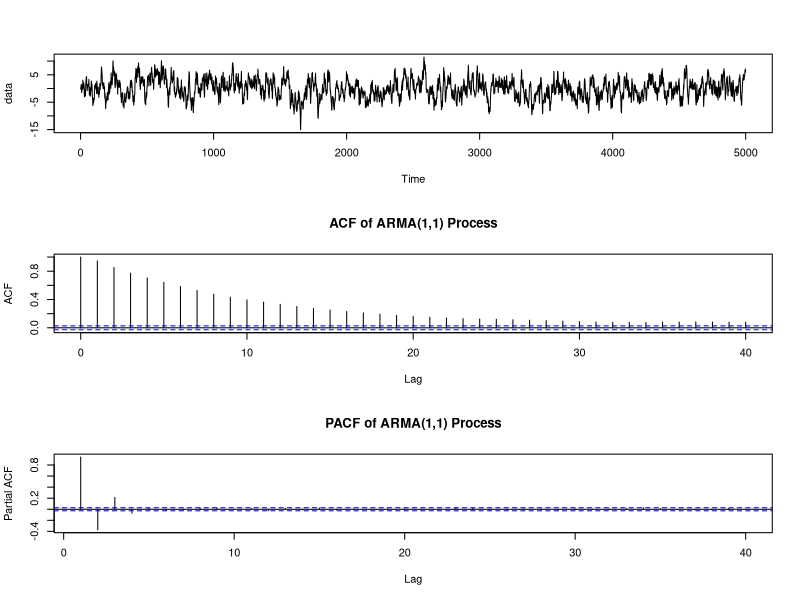
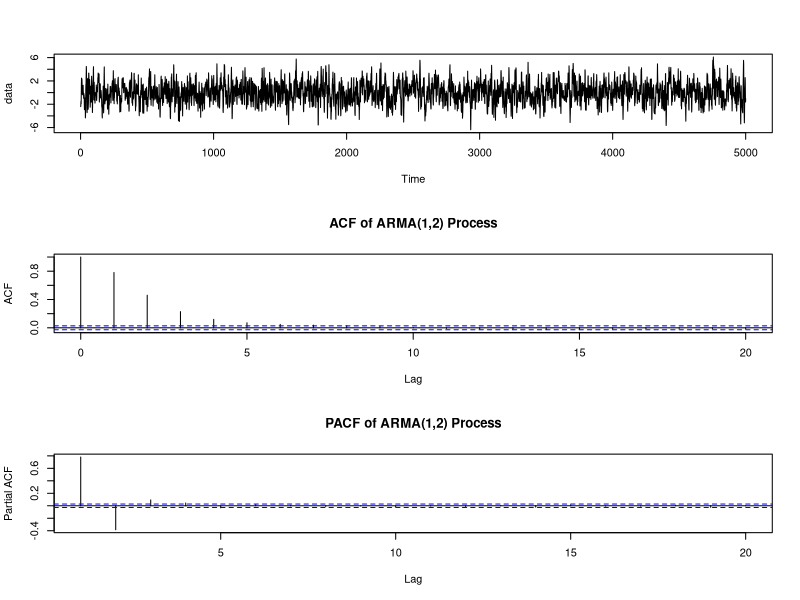

These figures' R source, in order:
rm(list=ls())
help(arima.sim)
data=arima.sim(n=5000, model=list(ar=0.9, ma=0.5), rand.gen=rnorm, sd=1)

par(mfrow=c(3,1))
plot(data, type="l")

acf(data, lag.max=40, main="ACF of ARMA(1,1) Process")
pacf(data, lag.max=40, main="PACF of ARMA(1,1) Process")

rm(list=ls())
data=arima.sim(n=5000, model=list(ar=0.5, ma=c(0.6,0.2)), rand.gen=rnorm, sd=1)

par(mfrow=c(3,1))
plot(data, type="l")

acf(data, lag.max=20, main="ACF of ARMA(1,2) Process")
pacf(data, lag.max=20, main="PACF of ARMA(1,2) Process")
